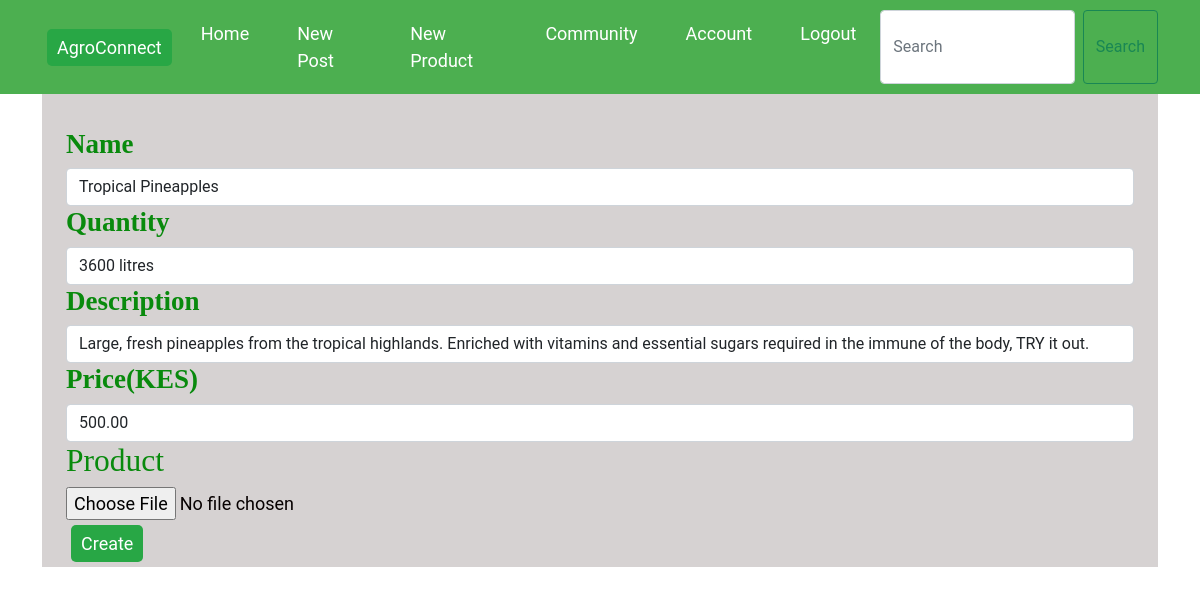
Screenshot of /product/1/update (signed in) with the database file from the repository.
### farmblog/models.py (models this page shows, shortened)
class Products(db.Model):
    id = db.Column(db.Integer, primary_key=True)
    name = db.Column(db.String(50), nullable=False)
    quantity = db.Column(db.String, nullable=False)
    new_quantity = db.Column(db.String, nullable=True)
    description = db.Column(db.Text, nullable=False)
    price = db.Column(db.Float, nullable=False)
    new_price = db.Column(db.Float, nullable=True)
    f_image = db.Column(db.String(200), nullable=True)
    date_posted = db.Column(db.DateTime, default=datetime.utcnow)
    user_id = db.Column(db.Integer, db.ForeignKey('user.id'), nullable=False)

### farmblog/routes.py (the view)
@app.route("/product/<int:product_id>/update", methods=['GET', 'POST'])
@login_required
@role_required("farmer")
def update_product(product_id):
    product = Products.query.get_or_404(product_id)
    if product.user_id != current_user.id:
        abort(403)  # Forbidden access
    form = ProductCreationForm()
    if form.validate_on_submit():
        if form.f_image.data:
            new_filename = save_picture(form.f_image.data)
            product.f_image = new_filename  # Update image filename
        product.name = form.name.data
        product.quantity = form.quantity.data
        product.new_quantity = form.new_quantity.data or form.quantity.data
        product.description = form.description.data
        product.price = form.price.data
        product.new_price = form.new_price.data or form.price.data
        product.date_posted = datetime.utcnow()  # Update date
        db.session.commit()
        flash('Your product has been updated!', 'success')
        return redirect(url_for('market'))
    elif request.method == 'GET':
        form.name.data = product.name
        form.quantity.data = product.quantity
        form.new_quantity.data = product.new_quantity
        form.description.data = product.description
        form.price.data = product.price
        form.new_price.data = product.new_price
    return render_template('add_product.html', title='Update Product', form=form, legend='Update Product')

### farmblog/forms.py
class ProductCreationForm(FlaskForm):
    f_image = FileField('Product', validators=[FileAllowed(['jpg', 'png'])])
    name = StringField('Name', validators=[DataRequired()])
    description = StringField('Description', validators=[DataRequired()])
    quantity = StringField('Quantity', validators=[DataRequired()])
    new_quantity = StringField('New Quantity', validators=[Optional()])
    price = DecimalField('Price(KES)', validators=[DataRequired()])
    new_price = DecimalField('New Price(KES)', validators=[Optional()])
    submit = SubmitField('Create')

### farmblog/models.py (called while the page is built)
@login_manager.user_loader
def Load_user(user_id):
    return User.query.get(int(user_id))

### farmblog/utils.py (called while the page is built)
def role_required(role):
    def decorator(f):
        @wraps(f)
        def decorated_function(*args, **kwargs):
            if current_user.role != role:
                abort(403)
            return f(*args, **kwargs)
        return decorated_function
    return decorator

### farmblog/templates/add_product.html (shortened to what this page needs)
{% extends 'layout.html' %}
{% block content %}
    <div class="container mt-5 pt-5">
        <form method="POST" enctype="multipart/form-data">
            <div class="form-group">
                <h2>{{ form.name.label }}</h2>
                {{ form.name(class="form-control") }}
            </div>
            <div class="form-group">
                <h2>{{ form.quantity.label }}</h2>
                {{ form.quantity(class="form-control") }}
            </div>
            <div class="form-group">
                <h2>{{ form.description.label }}</h2>
                {{ form.description(class="form-control") }}
            </div>
            <div class="form-group">
                <h2>{{ form.price.label }}</h2>
                {{ form.price(class="form-control") }}
            </div>
            <div class="form-group">
                <h4>{{ form.f_image.label }}</h4>
                {{ form.f_image() }}
            </div>
            <button type="submit" class="button">{{ form.submit.label }}</button>
        </form>
    </div>
{% endblock content %}

### farmblog/static/main.css (style rules this page uses)
.button { display: inline-block; padding: 5px 10px; margin: 5px; background-color: #28a745; color: white; text-decoration: none; border-radius: 5px; border: none; transition: background-color 0.3s; }
h1, h2, h3, h4, h5, h6 { font-family: 'Roboto Slab', serif; color: #098a0d; }
h2 { font-size: 1.5em; font-weight: 700; }
h4 { font-size: 1.75em; font-weight: 300; }

### rows the page displays
Products: name "Tropical Pineapples", quantity "3600 litres", description "Large, fresh pineapples from the tropical highlands. Enriched with vitamins and essential sugars required in the immune of the body, TRY it out.", price "500.00"
